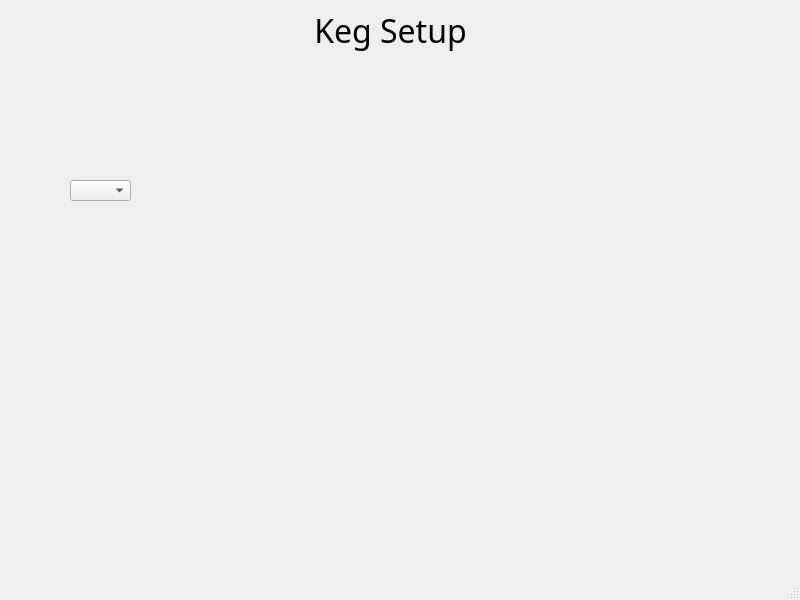
<?xml version="1.0" encoding="UTF-8"?>
<ui version="4.0">
 <class>KegWindow</class>
 <widget class="QMainWindow" name="KegWindow">
  <property name="windowModality">
   <enum>Qt::WindowModal</enum>
  </property>
  <property name="geometry">
   <rect>
    <x>0</x>
    <y>0</y>
    <width>800</width>
    <height>600</height>
   </rect>
  </property>
  <property name="windowTitle">
   <string>Keg Setup</string>
  </property>
  <widget class="QWidget" name="centralwidget">
   <widget class="QLabel" name="label">
    <property name="geometry">
     <rect>
      <x>310</x>
      <y>10</y>
      <width>161</width>
      <height>41</height>
     </rect>
    </property>
    <property name="font">
     <font>
      <family>GrilledCheese BTN</family>
      <pointsize>24</pointsize>
     </font>
    </property>
    <property name="text">
     <string>Keg Setup</string>
    </property>
    <property name="alignment">
     <set>Qt::AlignCenter</set>
    </property>
   </widget>
   <widget class="QComboBox" name="comboBox">
    <property name="geometry">
     <rect>
      <x>70</x>
      <y>180</y>
      <width>61</width>
      <height>21</height>
     </rect>
    </property>
    <property name="font">
     <font>
      <family>GrilledCheese BTN</family>
      <pointsize>14</pointsize>
     </font>
    </property>
    <property name="currentText">
     <string/>
    </property>
    <property name="currentIndex">
     <number>-1</number>
    </property>
    <property name="maxVisibleItems">
     <number>3</number>
    </property>
   </widget>
  </widget>
  <widget class="QMenuBar" name="menubar">
   <property name="geometry">
    <rect>
     <x>0</x>
     <y>0</y>
     <width>800</width>
     <height>21</height>
    </rect>
   </property>
  </widget>
  <widget class="QStatusBar" name="statusbar"/>
 </widget>
 <resources/>
 <connections/>
</ui>
